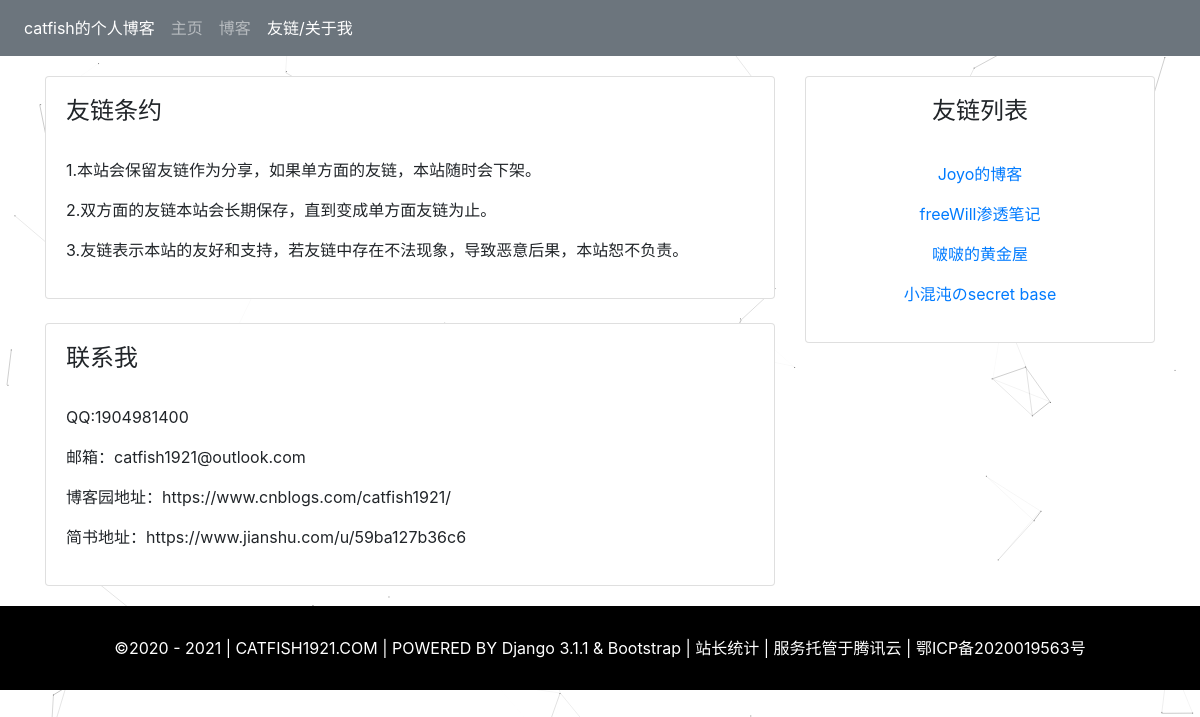
/links/, run on the app's committed database.
### myapp/models.py (models this page shows, shortened)
class Links(models.Model):
    title = models.CharField(max_length=30, verbose_name="标题")
    url = models.URLField(verbose_name="url链接")
    class Meta:
        verbose_name = "友链"
        verbose_name_plural = verbose_name

### myapp/views.py (the view)
# urls.py: path("links/", views.links, name="links"),
def links(request):
    ones = Links.objects.all()
    return render(request, 'myapp/links.html', locals())

### templates/myapp/links.html (shortened to what this page needs)
{% extends 'myapp/base.html' %}
{% block links %}active{% endblock %}
{% block content %}
      <div class="container">
        <div class="row">
            <div class="col-md-8 main">
                <div class="card">
                    <div class="card-body">
                        <h4>友链条约</h4><br>
                        <p>1.本站会保留友链作为分享，如果单方面的友链，本站随时会下架。</p>
                        <p>2.双方面的友链本站会长期保存，直到变成单方面友链为止。</p>
                            3.友链表示本站的友好和支持，若友链中存在不法现象，导致恶意后果，本站恕不负责。</p>
                    </div>
                </div><br>
            <div class="card">
                <div class="card-body">
                    <h4>联系我</h4><br>
                    <p>QQ:1904981400</p>
                    <p>邮箱：catfish1921@outlook.com</p>
                    <p>博客园地址：https://www.cnblogs.com/catfish1921/</p>
                    <p>简书地址：https://www.jianshu.com/u/59ba127b36c6</p>
                </div>
            </div>
            </div>
            <div class="col-md-4 other">
                    <div class="card">
                      <div class="card-body">
                        <h4 class="card-title">友链列表</h4><br>
                        {% for one in ones %}
                        <p><a href="{{ one.url }}" target="_blank">{{ one.title }}</a></p>
                        {% endfor %}
                      </div>
                    </div>
        </div>
      </div>
</div>
{% endblock %}

### templates/myapp/links.html (style rules this page uses)
.main { margin-top: 20px; margin-bottom: 20px; }
.other { margin-top: 20px; text-align: center; margin-bottom: 20px; }

### data on the page
Links: title "Joyo的博客"
Links: title "freeWill渗透笔记"
Links: title "啵啵的黄金屋"
Links: title "小混沌のsecret base"
